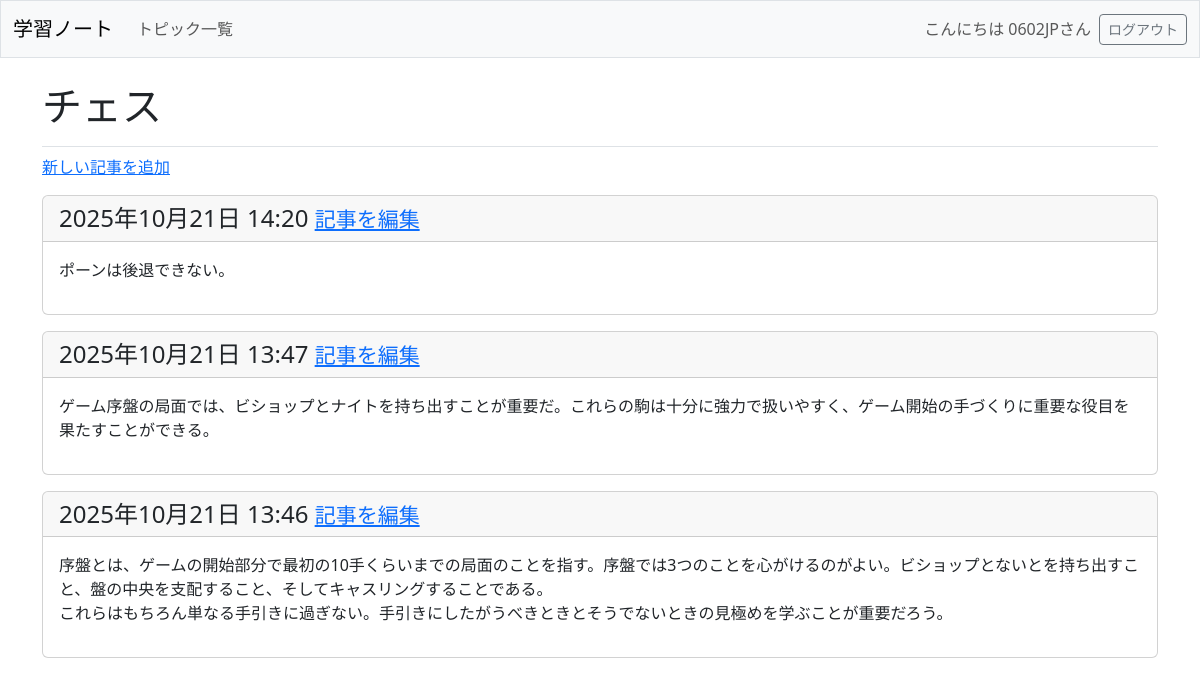
The page /topics/1/ (signed in) on the database its author committed.
### learning_logs/models.py (models this page shows, shortened)
class Topic(models.Model):
    text = models.CharField(max_length=200)
    date_added = models.DateTimeField(auto_now_add=True)
    owner = models.ForeignKey(User, on_delete=models.CASCADE)

class Entry(models.Model):
    topic = models.ForeignKey(Topic, on_delete=models.CASCADE)
    text = models.TextField()
    date_added = models.DateTimeField(auto_now_add=True)
    class Meta:
        verbose_name_plural = 'entries'

### learning_logs/views.py (the view)
# urls.py: path('topics/<int:topic_id>/', views.topic, name='topic'),
@login_required
def topic(request, topic_id):
    topic = Topic.objects.get(id=topic_id)
    check_topic_owner(topic, request.user)
    entries = topic.entry_set.order_by('-date_added')
    context = {'topic': topic, 'entries': entries}
    return render(request, 'learning_logs/topic.html', context)

### learning_logs/views.py (called while the page is built)
def check_topic_owner(topic, user):
    if topic.owner != user:
        raise Http404

### learning_logs/templates/learning_logs/topic.html
{% extends 'learning_logs/base.html' %}
{% block page_header %}
  <h1>{{ topic.text }}</h1>
{% endblock page_header %}
{% block content %}
  <p>
    <a href="{% url 'learning_logs:new_entry' topic.id %}">新しい記事を追加</a>
  </p>
  {% for entry in entries %}
    <div class="card mb-3">
      <h4 class="card-header">
        {{ entry.date_added|date:'Y年m月d日 H:i' }}
        <small><a href="{% url 'learning_logs:edit_entry' entry.id %}">
          記事を編集</a></small>
      </h4>
      <div class="card-body">{{ entry.text|linebreaks }}</div>
    </div>
  {% empty %}
    <p>このトピックにはまだ記事がありません。</p>
  {% endfor %}
{% endblock content %}

### learning_logs/templates/learning_logs/base.html (shortened to what this page needs)
<!DOCTYPE html>
<html lang="ja">
<head>
    {% load django_bootstrap5 %}
    {% bootstrap_css %}
</head>
<body>
  <nav class="navbar navbar-expand-md navbar-light bg-light mb-4 border">
    <div class="container-fluid">
      <a class="navbar-brand" href="{% url 'learning_logs:index' %}">
          学習ノート</a>
      <div class="collapse navbar-collapse" id="navbarCollapse">
        <ul class="navbar-nav me-auto mb-2 mb-md-0">
          <li class="nav-item">
            <a class="nav-link" href="{% url 'learning_logs:topics' %}">
              トピック一覧</a></li>
        </ul>
        <ul class="navbar-nav ms-auto mb-2 mb-md-0">
          {% if user.is_authenticated %}
            <li class="nav-item">
              <span class="navbar-text me-2">こんにちは {{ user.username }}さん
                </span></li>
          {% endif %}
        </ul>
        {% if user.is_authenticated %}
          <form action="{% url 'accounts:logout' %}" method='post'>
            <button name='submit' class='btn btn-outline-secondary btn-sm'>
                ログアウト</button>
          </form>
        {% endif %}
      </div>
    </div>
  </nav>
  <main class="container">
    <div class="pb-2 mb-2 border-bottom">
      {% block page_header %}{% endblock page_header %}
    </div>
    <div>
      {% block content %}{% endblock content %}
    </div>
  </main>
</body>
</html>

### rows shown on the page
Topic: text "チェス"
Entry: date_added "2025年10月21日 14:20", text "ポーンは後退できない。"
Entry: date_added "2025年10月21日 13:47", text "ゲーム序盤の局面では、ビショップとナイトを持ち出すことが重要だ。これらの駒は十分に強力で扱いやすく、ゲーム開始の手づくりに重要な役目を果たすことができる。"
Entry: date_added "2025年10月21日 13:46", text "序盤とは、ゲームの開始部分で最初の10手くらいまでの局面のことを指す。序盤では3つのことを心がけるのがよい。ビショップとないとを持ち出すこと、盤の中央を支配すること、そしてキャスリングすることである。 これらはもちろん単なる手引きに過ぎない。手引きにしたがうべきときとそうでないときの見極めを学ぶことが重要だろう。"

### other values the page prints
{{ user.username }} "0602JP"
